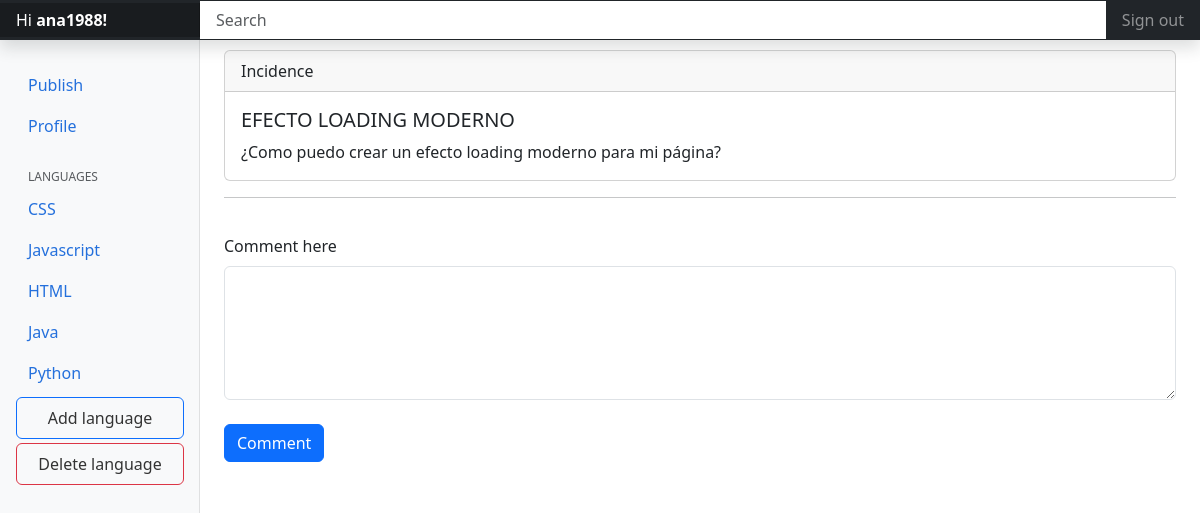
The app's page /index.php?controller=incidence&action=showIncidence&id=22 (signed in) with its own data.
### tables this page shows
CREATE TABLE IF NOT EXISTS `languages` (
  `id` int NOT NULL AUTO_INCREMENT,
  `name` varchar(15) DEFAULT NULL,
  PRIMARY KEY (`id`)
);

CREATE TABLE IF NOT EXISTS `users` (
  `id` int NOT NULL AUTO_INCREMENT,
  `username` varchar(30) DEFAULT NULL,
  `email` varchar(30) DEFAULT NULL,
  `password` varchar(100) DEFAULT NULL,
  `role` enum('USER','ADMIN') NOT NULL DEFAULT 'USER',
  PRIMARY KEY (`id`)
);

CREATE TABLE IF NOT EXISTS `incidences` (
  `id` int NOT NULL AUTO_INCREMENT,
  `title` varchar(100) DEFAULT NULL,
  `descrip` varchar(300) NOT NULL,
  `state` enum('Unanswered','Pending','Resolved') NOT NULL DEFAULT 'Unanswered',
  `user_id` int DEFAULT NULL,
  `language_id` int DEFAULT NULL,
  PRIMARY KEY (`id`),
  KEY `user_id` (`user_id`),
  KEY `language_id` (`language_id`)
);

### controller/incidence-controller.php (called while the page is built, shortened)
<?php
    function showIncidence()
    {
        require_once("./model/user.php");
        require_once("./model/language.php");
        require_once("./model/message.php");
        require_once("./model/incidence.php");
        include("./view/add-comment-form.php");
    }
?>

### model/language.php (called while the page is built, shortened)
<?php
    function getLanguages()
    {
        include('connect-db.php');
        try {
            $stmt = $dbh->prepare('SELECT * FROM languages');
            $stmt->execute();
            $result = $stmt->fetchAll(PDO::FETCH_ASSOC);
        } catch (PDOException $e) {
            echo "ERROR: " . $e->getMessage();
        }
        return $result;
    }
?>

### model/user.php (called while the page is built, shortened)
<?php
    class user {
        public static function getUserById($id)
        {
            include('connect-db.php');
            try {
                $stmt = $dbh->prepare('SELECT * FROM users WHERE id=:id');
                $stmt->bindParam(':id', $id, PDO::PARAM_STR);
                $stmt->execute();
                $user = $stmt->fetchAll(PDO::FETCH_ASSOC);
            } catch (PDOException $e) {
                echo "ERROR: " . $e->getMessage();
            }
            return $user;
        }
    }
?>

### model/incidence.php (called while the page is built, shortened)
<?php
    class incidence {
        public static function getIncidenceById($id)
        {
            include('connect-db.php');
            try {
                $stmt = $dbh->prepare('SELECT * FROM incidences WHERE id=:id');
                $stmt->bindParam(':id', $id, PDO::PARAM_STR);
                $stmt->execute();
                $result = $stmt->fetchAll(PDO::FETCH_ASSOC);
            } catch (PDOException $e) {
                echo "ERROR: " . $e->getMessage();
            }
            return $result;
        }
    }
?>

### view/add-comment-form.php (the view, shortened to what this page needs)
<?php
    if(isset($_REQUEST['id'])) {
        $id = $_REQUEST['id'];;
    }
?>
<!doctype html>
<html lang="en">
<head>
    <link href="/docs/5.3/dist/css/bootstrap.min.css" rel="stylesheet"
>
    <link rel="stylesheet" href="https://cdn.jsdelivr.net/npm/bootstrap@4.3.1/dist/css/bootstrap.min.css"
>
    <link href="./view/default/css/dashboard.css" rel="stylesheet">
    <link href="./view/default/css/bootstrap.css" rel="stylesheet">
</head>
<body>
    <header class="navbar navbar-dark sticky-top bg-dark flex-md-nowrap p-0 shadow">
        <a class="navbar-brand col-md-3 col-lg-2 me-0 px-3 fs-6" href="#">Hi <strong><?php echo $_SESSION['username']; ?>!</strong> </a>
        <input class="form-control form-control-dark w-100 rounded-0 border-0" type="text" placeholder="Search"
            aria-label="Search">
        <div class="navbar-nav">
            <div class="nav-item text-nowrap">
                <a class="nav-link px-3" href="index.php?controller=login&action=signout">Sign out</a>
            </div>
        </div>
    </header>
    <div class="container-fluid">
        <div class="row">
            <nav id="sidebarMenu" class="col-md-3 col-lg-2 d-md-block bg-light sidebar collapse">
                <div class="position-sticky pt-3 sidebar-sticky">
                    <ul class="nav flex-column">
                        <li class="nav-item">
                            <a class="nav-link active" aria-current="page"
                                href="index.php?controller=incidence&action=publishIncidence">
                                Publish
                            </a>
                        </li>
                        <li class="nav-item">
                            <a class="nav-link active" aria-current="page"
                                href="index.php?controller=user&action=showProfile">
                                Profile
                            </a>
                        </li>
                    </ul>
                    <h6
                        class="sidebar-heading d-flex justify-content-between align-items-center px-3 mt-4 mb-1 text-muted text-uppercase">
                        <span>Languages</span>
                    </h6>
                    <ul class="nav flex-column mb-2">
                        <?php
                        $languages = getLanguages();
                        foreach($languages as $language)
                        {
                            echo    "<li class=nav-item>
                                        <a class=nav-link active href=index.php?controller=incidence&action=showIncidences&id=" . $language['id'] . " style=color:#2470dc>
                                            <span data-feather=file-text class=align-text-bottom></span>"
                                            . $language['name'] .
                                        "</a>
                                    </li>";
                        }
                        $user = user::getUserById($_SESSION['id']);
                        foreach($user as $u) {
                            if($u['role'] == 'ADMIN') {
                                echo "<li class=nav-item>
                                        <a href='index.php?controller=language&action=publishLanguage' class='nav-link m-1 btn btn-outline-primary'> Add language </a>
                                        <a href='index.php?controller=language&action=_deleteLanguage' class='nav-link m-1 btn btn-outline-danger'> Delete language </a>
                                      </li>";
                            }
                        }
                   ?>
                    </ul>
                </div>
            </nav>
            <main class="col-md-9 ms-sm-auto col-lg-10 px-md-4" style="padding:10px">
                <?php
                    $incidences = incidence::getIncidenceById($id);
                    foreach($incidences as $incidence)
                    {
                        echo "<div class='card'>
                                <div class='card-header'>
                                    Incidence
                                </div>
                                <div class='card-body'>
                                    <h5 class='card-title'>" . $incidence['title'] . "</h5>
                                    <p class='card-text'>" . $incidence['descrip'] . "</p>
                                </div>
                            </div>";
                    }
                    echo "<hr size=8px color='black' />";
                ?>
            </main>
        </div>
    </div>
    <footer class="col-md-9 ms-sm-auto col-lg-10 px-md-4" style="padding:10px; bottom:0">
        <form method="POST">
            <div class="mb-3">
                <label for="exampleFormControlTextarea1" class="form-label">Comment here</label>
                <textarea class="form-control" id="exampleFormControlTextarea1" rows="5" name="comment"></textarea>
            </div>
            <button class="w-10 mt-2 mb-2 btn btn-primary" type="submit" name="submit">Comment</button>
        </form>
    </footer>
</body>
</html>

### view/default/css/dashboard.css (style rules this page uses)
body { font-size: .875rem; }
.sidebar { position: fixed; top: 0; bottom: 0; left: 0; z-index: 100; padding: 48px 0 0; box-shadow: inset -1px 0 0 rgba(0, 0, 0, 0.1); }
.sidebar-sticky { height: calc(100vh - 48px); overflow-x: hidden; overflow-y: auto; }
.sidebar .nav-link { font-weight: 500; color: #333; }
.sidebar .nav-link.active { color: #2470dc; }
.sidebar-heading { font-size: .75rem; }
.navbar-brand { padding-top: .75rem; padding-bottom: .75rem; background-color: rgba(0, 0, 0, .25); box-shadow: inset -1px 0 0 rgba(0, 0, 0, .25); }
.navbar .form-control { padding: .75rem 1rem; }
.form-control-dark { color: #fff; background-color: rgba(0, 17, 255, 0.1); border-color: rgba(255, 255, 255, .1); }

### records on screen
languages: name "CSS"
languages: name "Javascript"
languages: name "HTML"
languages: name "Java"
languages: name "Python"
users: role "Add language"
incidences: title "EFECTO LOADING MODERNO", descrip "¿Como puedo crear un efecto loading moderno para mi página?"

### other values on screen
$_SESSION['username'] "ana1988"
